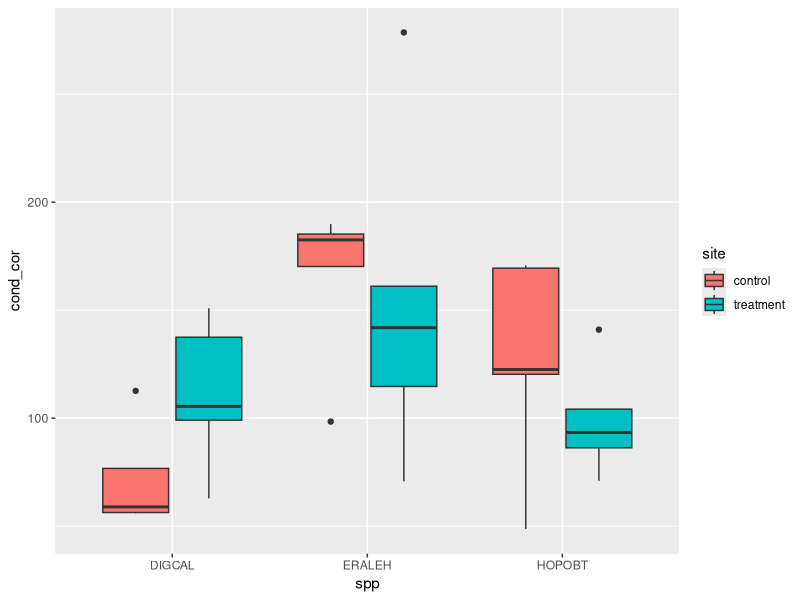
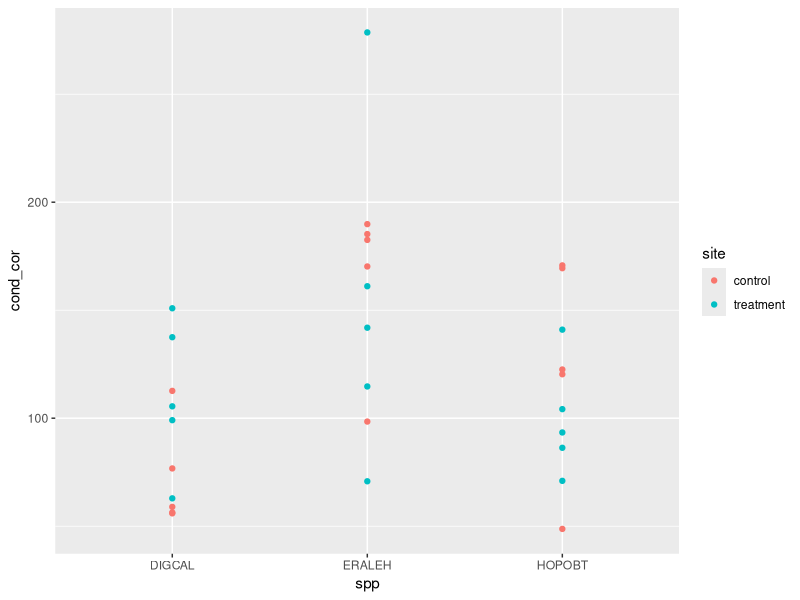

Here is the R script that generated these plots, in order:
library(tidyverse)
library(sf)
library(hms)
library(emmeans)

phys1 <- read_csv("data/Physiology_10072025.csv") %>%
  mutate(time = as.character(time)) %>% 
  mutate(time = case_when(spp == "ERALEH" & id == 5 ~ "09:00:00",
                          spp == "ERALEH" & id == 8 ~ "10:15:00",
                          spp == "ERALEH" & id == 10 ~ "10:50:00",
                          .default = time)) %>% # gap-fill missing times with best guesses
  mutate(time = as_hms(time))

#   mutate(time_since_start = seconds(max(time)) - seconds(time))

time_mod <- lm(cond ~ time, phys1)
phys1$res_con <- residuals(time_mod)

spp_mod <- lm(res_con ~ spp*site, phys1)

spp_emm <- emmeans(spp_mod, ~spp:site)
summary(spp_mod)

pairs(spp_emm)


# in the treatment, conductance was an average of 57.35 mmol/m2s lower than in the control area
# likely based on ToD measured
# i'm gonna subtract this amount from the controls and see what happens...

phys2 <- phys1 %>% 
  mutate(cond_cor = case_when(site == "control" ~ cond - 57.35,
                              .default = cond)) %>% 
  as.data.frame()

ggplot(phys2, aes(x = spp, y = cond_cor))+
  geom_boxplot(aes(group = interaction(spp, site), fill = site))
ggplot(phys2, aes(x = spp, y = cond_cor))+
  geom_point(aes(group = interaction(spp, site), color = site))
